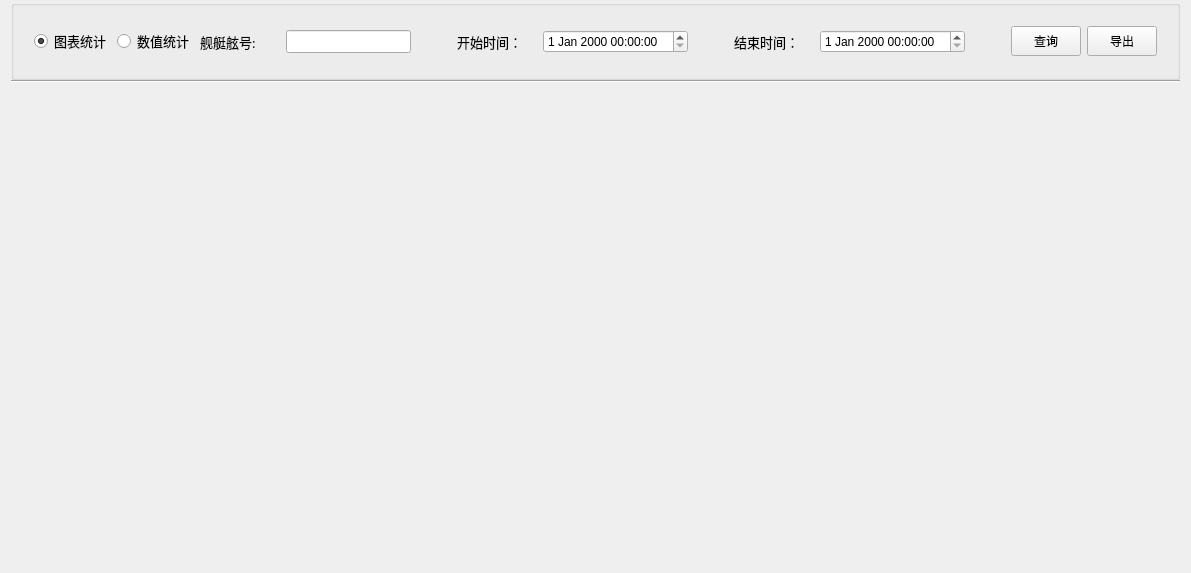
     <widget class="QWidget" name="page_main_statistics_chart">
      <property name="styleSheet">
       <string notr="true">QWidget#page_main_statistics_chart{
border-image: url(:/new/prefix1/Diagnosis_Image/BG_new.png);}</string>
      </property>
      <layout class="QVBoxLayout" name="verticalLayout_14">
       <property name="spacing">
        <number>0</number>
       </property>
       <property name="topMargin">
        <number>0</number>
       </property>
       <property name="bottomMargin">
        <number>0</number>
       </property>
       <item>
        <widget class="QGroupBox" name="groupBox_records_query_top_2">
         <property name="minimumSize">
          <size>
           <width>0</width>
           <height>80</height>
          </size>
         </property>
         <property name="maximumSize">
          <size>
           <width>16777215</width>
           <height>80</height>
          </size>
         </property>
         <property name="styleSheet">
          <string notr="true">QGroupBox#groupBox_information_feedback_top{
border: 2px solid #8f8f91;}    
</string>
         </property>
         <property name="title">
          <string/>
         </property>
         <layout class="QHBoxLayout" name="horizontalLayout_40">
          <property name="leftMargin">
           <number>11</number>
          </property>
          <property name="topMargin">
           <number>0</number>
          </property>
          <property name="rightMargin">
           <number>11</number>
          </property>
          <property name="bottomMargin">
           <number>0</number>
          </property>
          <item>
           <widget class="QWidget" name="widget_7" native="true">
            <layout class="QHBoxLayout" name="horizontalLayout_43">
             <item>
              <widget class="QRadioButton" name="RbChartShow">
               <property name="font">
                <font>
                 <family>微软雅黑</family>
                 <pointsize>10</pointsize>
                </font>
               </property>
               <property name="text">
                <string>图表统计</string>
               </property>
               <property name="checked">
                <bool>true</bool>
               </property>
              </widget>
             </item>
             <item>
              <widget class="QRadioButton" name="RbTableShow">
               <property name="font">
                <font>
                 <family>微软雅黑</family>
                 <pointsize>10</pointsize>
                </font>
               </property>
               <property name="text">
                <string>数值统计</string>
               </property>
              </widget>
             </item>
             <item>
              <widget class="QWidget" name="widget_records_query_top_4" native="true">
               <layout class="QHBoxLayout" name="horizontalLayout_45">
                <property name="leftMargin">
                 <number>0</number>
                </property>
                <property name="topMargin">
                 <number>0</number>
                </property>
                <property name="rightMargin">
                 <number>0</number>
                </property>
                <property name="bottomMargin">
                 <number>0</number>
                </property>
                <item>
                 <widget class="QLabel" name="label_record_query_boat_number_sign_2">
                  <property name="minimumSize">
                   <size>
                    <width>80</width>
                    <height>0</height>
                   </size>
                  </property>
                  <property name="maximumSize">
                   <size>
                    <width>80</width>
                    <height>16777215</height>
                   </size>
                  </property>
                  <property name="font">
                   <font>
                    <family>微软雅黑</family>
                    <pointsize>10</pointsize>
                   </font>
                  </property>
                  <property name="styleSheet">
                   <string notr="true">/*QLabel { 
    border-radius: 8px; 
    min-width: 120px;
    min-height: 40px;
	background-color: rgb(216, 255, 164);
	color: rgb(0, 85, 255);
	font: 75 10pt &quot;微软雅黑&quot;;
 }*/</string>
                  </property>
                  <property name="text">
                   <string>舰艇舷号:</string>
                  </property>
                 </widget>
                </item>
                <item>
                 <widget class="QLineEdit" name="lineEdit_record_query_boat_number_2">
                  <property name="maximumSize">
                   <size>
                    <width>150</width>
                    <height>16777215</height>
                   </size>
                  </property>
                  <property name="font">
                   <font>
                    <pointsize>10</pointsize>
                   </font>
                  </property>
                 </widget>
                </item>
               </layout>
              </widget>
             </item>
             <item>
              <spacer name="horizontalSpacer_7">
               <property name="orientation">
                <enum>Qt::Horizontal</enum>
               </property>
               <property name="sizeHint" stdset="0">
                <size>
                 <width>40</width>
                 <height>20</height>
                </size>
               </property>
              </spacer>
             </item>
             <item>
              <widget class="QWidget" name="widget_2_records_query_top_4" native="true">
               <layout class="QHBoxLayout" name="horizontalLayout_46">
                <property name="leftMargin">
                 <number>0</number>
                </property>
                <property name="topMargin">
                 <number>0</number>
                </property>
                <property name="rightMargin">
                 <number>0</number>
                </property>
                <property name="bottomMargin">
                 <number>0</number>
                </property>
                <item>
                 <widget class="QLabel" name="label_record_query_start_time_sign_2">
                  <property name="minimumSize">
                   <size>
                    <width>80</width>
                    <height>0</height>
                   </size>
                  </property>
                  <property name="maximumSize">
                   <size>
                    <width>80</width>
                    <height>16777215</height>
                   </size>
                  </property>
                  <property name="font">
                   <font>
                    <family>微软雅黑</family>
                    <pointsize>10</pointsize>
                   </font>
                  </property>
                  <property name="styleSheet">
                   <string notr="true">/*QLabel { 
    border-radius: 8px; 
    min-width: 120px;
    min-height: 40px;
	background-color: rgb(216, 255, 164);
	color: rgb(0, 85, 255);
	font: 75 10pt &quot;微软雅黑&quot;;
 }*/</string>
                  </property>
                  <property name="text">
                   <string>开始时间：</string>
                  </property>
                 </widget>
                </item>
                <item>
                 <widget class="QDateTimeEdit" name="dateTimeEdit_record_query_start_time_2">
                  <property name="minimumSize">
                   <size>
                    <width>0</width>
                    <height>23</height>
                   </size>
                  </property>
                  <property name="maximumSize">
                   <size>
                    <width>150</width>
                    <height>16777215</height>
                   </size>
                  </property>
                 </widget>
                </item>
               </layout>
              </widget>
             </item>
             <item>
              <spacer name="horizontalSpacer_15">
               <property name="orientation">
                <enum>Qt::Horizontal</enum>
               </property>
               <property name="sizeHint" stdset="0">
                <size>
                 <width>40</width>
                 <height>20</height>
                </size>
               </property>
              </spacer>
             </item>
             <item>
              <widget class="QWidget" name="widget_3_records_query_top_4" native="true">
               <layout class="QHBoxLayout" name="horizontalLayout_47">
                <property name="leftMargin">
                 <number>0</number>
                </property>
                <property name="topMargin">
                 <number>0</number>
                </property>
                <property name="rightMargin">
                 <number>0</number>
                </property>
                <property name="bottomMargin">
                 <number>0</number>
                </property>
                <item>
                 <widget class="QLabel" name="label_record_query_finish_time_sign_2">
                  <property name="minimumSize">
                   <size>
                    <width>80</width>
                    <height>0</height>
                   </size>
                  </property>
                  <property name="maximumSize">
                   <size>
                    <width>80</width>
                    <height>16777215</height>
                   </size>
                  </property>
                  <property name="font">
                   <font>
                    <family>微软雅黑</family>
                    <pointsize>10</pointsize>
                   </font>
                  </property>
                  <property name="styleSheet">
                   <string notr="true">/*QLabel { 
    border-radius: 8px; 
    min-width: 120px;
    min-height: 40px;
	background-color: rgb(216, 255, 164);
	color: rgb(0, 85, 255);
	font: 75 10pt &quot;微软雅黑&quot;;
 }*/</string>
                  </property>
                  <property name="text">
                   <string>结束时间：</string>
                  </property>
                 </widget>
                </item>
                <item>
                 <widget class="QDateTimeEdit" name="dateTimeEdit_query_finish_time_2">
                  <property name="minimumSize">
                   <size>
                    <width>0</width>
                    <height>23</height>
                   </size>
                  </property>
                  <property name="maximumSize">
                   <size>
                    <width>150</width>
                    <height>16777215</height>
                   </size>
                  </property>
                 </widget>
                </item>
               </layout>
              </widget>
             </item>
             <item>
              <widget class="QWidget" name="widget_4_records_query_top_6" native="true">
               <layout class="QHBoxLayout" name="horizontalLayout_44">
                <property name="leftMargin">
                 <number>0</number>
                </property>
                <property name="topMargin">
                 <number>0</number>
                </property>
                <property name="rightMargin">
                 <number>0</number>
                </property>
                <property name="bottomMargin">
                 <number>0</number>
                </property>
                <item>
                 <spacer name="horizontalSpacer_6">
                  <property name="orientation">
                   <enum>Qt::Horizontal</enum>
                  </property>
                  <property name="sizeHint" stdset="0">
                   <size>
                    <width>40</width>
                    <height>20</height>
                   </size>
                  </property>
                 </spacer>
                </item>
                <item>
                 <widget class="QToolButton" name="toolButton_record_query_query_2">
                  <property name="minimumSize">
                   <size>
                    <width>70</width>
                    <height>30</height>
                   </size>
                  </property>
                  <property name="text">
                   <string>查询</string>
                  </property>
                 </widget>
                </item>
               </layout>
              </widget>
             </item>
             <item>
              <widget class="QToolButton" name="toolButton_export_statistics_chart">
               <property name="minimumSize">
                <size>
                 <width>70</width>
                 <height>30</height>
                </size>
               </property>
               <property name="text">
                <string>导出</string>
               </property>
              </widget>
             </item>
            </layout>
           </widget>
          </item>
         </layout>
        </widget>
       </item>
       <item>
        <widget class="Line" name="line_2">
         <property name="orientation">
          <enum>Qt::Horizontal</enum>
         </property>
        </widget>
       </item>
       <item>
        <widget class="QStackedWidget" name="stackedWidget_Analyse">
         <property name="styleSheet">
          <string notr="true">QWidget#widget_5{
;}
background-color: rgba(255, 255, 255, 0);</string>
         </property>
         <widget class="QWidget" name="stackedWidget_5Page1">
          <layout class="QGridLayout" name="gridLayout_9">
           <property name="topMargin">
            <number>0</number>
           </property>
           <item row="0" column="0">
            <widget class="QChartView" name="chartViewBar_repair_time">
             <property name="styleSheet">
              <string notr="true">background-color: rgba(255, 255, 255, 0);
</string>
             </property>
             <property name="sizeAdjustPolicy">
              <enum>QAbstractScrollArea::AdjustToContents</enum>
             </property>
             <property name="dragMode">
              <enum>QGraphicsView::ScrollHandDrag</enum>
             </property>
            </widget>
           </item>
           <item row="0" column="1">
            <widget class="QChartView" name="chartViewBar_repair_interval">
             <property name="styleSheet">
              <string notr="true">background-color: rgba(255, 255, 255, 0);
</string>
             </property>
            </widget>
           </item>
           <item row="1" column="0">
            <widget class="QChartView" name="chartViewBar_diagnosis_result">
             <property name="styleSheet">
              <string notr="true">background-color: rgba(255, 255, 255, 0);
</string>
             </property>
            </widget>
           </item>
           <item row="1" column="1">
            <widget class="QChartView" name="chartViewBar_fuzzy_set">
             <property name="styleSheet">
              <string notr="true">background-color: rgba(255, 255, 255, 0);
</string>
             </property>
            </widget>
           </item>
          </layout>
         </widget>
         <widget class="QWidget" name="page_2">
          <layout class="QVBoxLayout" name="verticalLayout_45">
           <item>
            <widget class="QGroupBox" name="groupBox">
             <property name="maximumSize">
              <size>
               <width>16777215</width>
               <height>500</height>
              </size>
             </property>
             <property name="title">
              <string>故障现象统计</string>
             </property>
             <layout class="QVBoxLayout" name="verticalLayout_46">
              <item>
               <widget class="QTableWidget" name="tableWidget_phenom_analysis">
                <attribute name="verticalHeaderVisible">
                 <bool>false</bool>
                </attribute>
               </widget>
              </item>
             </layout>
            </widget>
           </item>
           <item>
            <widget class="QGroupBox" name="groupBox_2">
             <property name="title">
              <string>故障模块统计</string>
             </property>
             <layout class="QVBoxLayout" name="verticalLayout_47">
              <item>
               <widget class="QTableWidget" name="tableWidget_module_analysis">
                <attribute name="verticalHeaderVisible">
                 <bool>false</bool>
                </attribute>
               </widget>
              </item>
             </layout>
            </widget>
           </item>
          </layout>
         </widget>
        </widget>
       </item>
      </layout>
     </widget>
